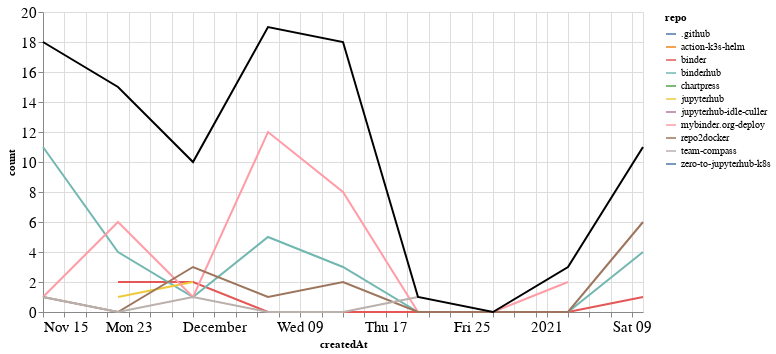

Notebook code for this chart:
### Markdown cell above
### Comments

### Code cell
comments_time = comments.groupby('repo').resample('W', on='createdAt').count()['author'].reset_index()
comments_time = comments_time.rename(columns={'author': 'count'})
comments_time_total = comments_time.groupby('createdAt').agg({"count": "sum"}).reset_index()
ch1 = alt.Chart(comments_time, width=600).mark_line().encode(
    x='createdAt',
    y='count',
    color='repo',
    tooltip="repo"
)

ch2 = alt.Chart(comments_time_total, width=600).mark_line(color="black").encode(
    x='createdAt',
    y='count',
)

ch1 + ch2

### Figure 1 — Vega-Lite specification as saved in the notebook (floating-point values rounded to 4 significant figures)
{"config": {"axisLeft": {"labelFontSize": 15}, "axisBottom": {"labelFontSize": 15}}, "layer": [{"data": {"name": "data-a553f64541a90a8936ae9522a38f01eb"}, "mark": "line", "encoding": {"color": {"type": "nominal", "field": "repo"}, "tooltip": {"type": "nominal", "field": "repo"}, "x": {"type": "temporal", "field": "createdAt"}, "y": {"type": "quantitative", "field": "count"}}, "width": 600}, {"data": {"name": "data-ef6d8c8bcb07bc4f64e1473a6d8974f0"}, "mark": {"type": "line", "color": "black"}, "encoding": {"x": {"type": "temporal", "field": "createdAt"}, "y": {"type": "quantitative", "field": "count"}}, "width": 600}], "$schema": "https://vega.github.io/schema/vega-lite/v4.8.1.json", "datasets": {"data-a553f64541a90a8936ae9522a38f01eb": [{"repo": ".github", "createdAt": "2020-12-06T00:00:00", "count": 1}, {"repo": "action-k3s-helm", "createdAt": "2020-11-15T00:00:00", "count": 4}, {"repo": "binder", "createdAt": "2020-11-22T00:00:00", "count": 2}, {"repo": "binder", "createdAt": "2020-11-29T00:00:00", "count": 2}, {"repo": "binder", "createdAt": "2020-12-06T00:00:00", "count": 0}, {"repo": "binder", "createdAt": "2020-12-13T00:00:00", "count": 0}, {"repo": "binder", "createdAt": "2020-12-20T00:00:00", "count": 0}, {"repo": "binder", "createdAt": "2020-12-27T00:00:00", "count": 0}, {"repo": "binder", "createdAt": "2021-01-03T00:00:00", "count": 0}, {"repo": "binder", "createdAt": "2021-01-10T00:00:00", "count": 1}, {"repo": "binderhub", "createdAt": "2020-11-15T00:00:00", "count": 11}, {"repo": "binderhub", "createdAt": "2020-11-22T00:00:00", "count": 4}, {"repo": "binderhub", "createdAt": "2020-11-29T00:00:00", "count": 1}, {"repo": "binderhub", "createdAt": "2020-12-06T00:00:00", "count": 5}, {"repo": "binderhub", "createdAt": "2020-12-13T00:00:00", "count": 3}, {"repo": "binderhub", "createdAt": "2020-12-20T00:00:00", "count": 0}, {"repo": "binderhub", "createdAt": "2020-12-27T00:00:00", "count": 0}, {"repo": "binderhub", "createdAt": "2021-01-03T00:00:00", "count": 0}, {"repo": "binderhub", "createdAt": "2021-01-10T00:00:00", "count": 4}, {"repo": "chartpress", "createdAt": "2020-11-22T00:00:00", "count": 2}, {"repo": "jupyterhub", "createdAt": "2020-11-22T00:00:00", "count": 1}, {"repo": "jupyterhub", "createdAt": "2020-11-29T00:00:00", "count": 2}, {"repo": "jupyterhub-idle-culler", "createdAt": "2021-01-03T00:00:00", "count": 1}, {"repo": "mybinder.org-deploy", "createdAt": "2020-11-15T00:00:00", "count": 1}, {"repo": "mybinder.org-deploy", "createdAt": "2020-11-22T00:00:00", "count": 6}, {"repo": "mybinder.org-deploy", "createdAt": "2020-11-29T00:00:00", "count": 1}, {"repo": "mybinder.org-deploy", "createdAt": "2020-12-06T00:00:00", "count": 12}, {"repo": "mybinder.org-deploy", "createdAt": "2020-12-13T00:00:00", "count": 8}, {"repo": "mybinder.org-deploy", "createdAt": "2020-12-20T00:00:00", "count": 0}, {"repo": "mybinder.org-deploy", "createdAt": "2020-12-27T00:00:00", "count": 0}, {"repo": "mybinder.org-deploy", "createdAt": "2021-01-03T00:00:00", "count": 2}, {"repo": "repo2docker", "createdAt": "2020-11-15T00:00:00", "count": 1}, {"repo": "repo2docker", "createdAt": "2020-11-22T00:00:00", "count": 0}, {"repo": "repo2docker", "createdAt": "2020-11-29T00:00:00", "count": 3}, {"repo": "repo2docker", "createdAt": "2020-12-06T00:00:00", "count": 1}, {"repo": "repo2docker", "createdAt": "2020-12-13T00:00:00", "count": 2}, {"repo": "repo2docker", "createdAt": "2020-12-20T00:00:00", "count": 0}, {"repo": "repo2docker", "createdAt": "2020-12-27T00:00:00", "count": 0}, {"repo": "repo2docker", "createdAt": "2021-01-03T00:00:00", "count": 0}, {"repo": "repo2docker", "createdAt": "2021-01-10T00:00:00", "count": 6}, {"repo": "team-compass", "createdAt": "2020-11-15T00:00:00", "count": 1}, {"repo": "team-compass", "createdAt": "2020-11-22T00:00:00", "count": 0}, {"repo": "team-compass", "createdAt": "2020-11-29T00:00:00", "count": 1}, {"repo": "team-compass", "createdAt": "2020-12-06T00:00:00", "count": 0}, {"repo": "team-compass", "createdAt": "2020-12-13T00:00:00", "count": 0}, {"repo": "team-compass", "createdAt": "2020-12-20T00:00:00", "count": 1}, {"repo": "zero-to-jupyterhub-k8s", "createdAt": "2020-12-13T00:00:00", "count": 5}], "data-ef6d8c8bcb07bc4f64e1473a6d8974f0": [{"createdAt": "2020-11-15T00:00:00", "count": 18}, {"createdAt": "2020-11-22T00:00:00", "count": 15}, {"createdAt": "2020-11-29T00:00:00", "count": 10}, {"createdAt": "2020-12-06T00:00:00", "count": 19}, {"createdAt": "2020-12-13T00:00:00", "count": 18}, {"createdAt": "2020-12-20T00:00:00", "count": 1}, {"createdAt": "2020-12-27T00:00:00", "count": 0}, {"createdAt": "2021-01-03T00:00:00", "count": 3}, {"createdAt": "2021-01-10T00:00:00", "count": 11}]}}
